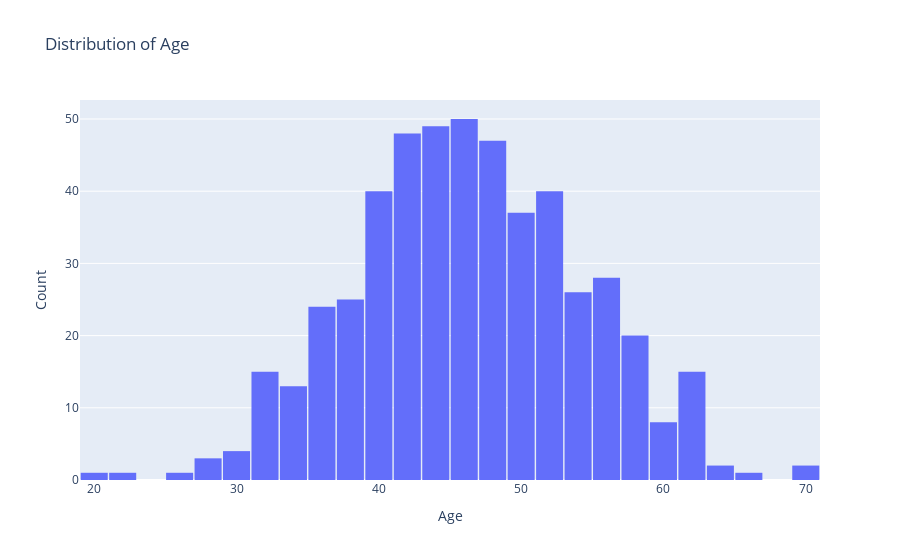

The code cell stored with this chart in its notebook:
### Code cell
# Age
fig = px.histogram(car_purchasing_df, x = 'age', title = "Distribution of Age")

fig.update_layout(
    xaxis_title = ('Age'),
    yaxis_title= ('Count'),
    bargap = 0.05,
    showlegend = False,
)
fig.show()

### Figure 1 — Plotly figure (JSON) as saved in the notebook; plotly's stock layout.template omitted (floating-point values rounded to 4 significant figures; data arrays with more than 128 entries replaced by an {"elided": "..."} marker saying what was removed)
{"data": [{"alignmentgroup": "True", "bingroup": "x", "hovertemplate": "age=%{x}<br>count=%{y}<extra></extra>", "legendgroup": "", "marker": {"color": "#636efa", "pattern": {"shape": ""}}, "name": "", "offsetgroup": "", "orientation": "v", "showlegend": false, "type": "histogram", "x": {"elided": "500 float values"}, "xaxis": "x", "yaxis": "y"}], "layout": {"bargap": 0.05, "barmode": "relative", "legend": {"tracegroupgap": 0}, "showlegend": false, "title": {"text": "Distribution of Age"}, "xaxis": {"anchor": "y", "domain": [0, 1], "title": {"text": "Age"}}, "yaxis": {"anchor": "x", "domain": [0, 1], "title": {"text": "Count"}}}}
